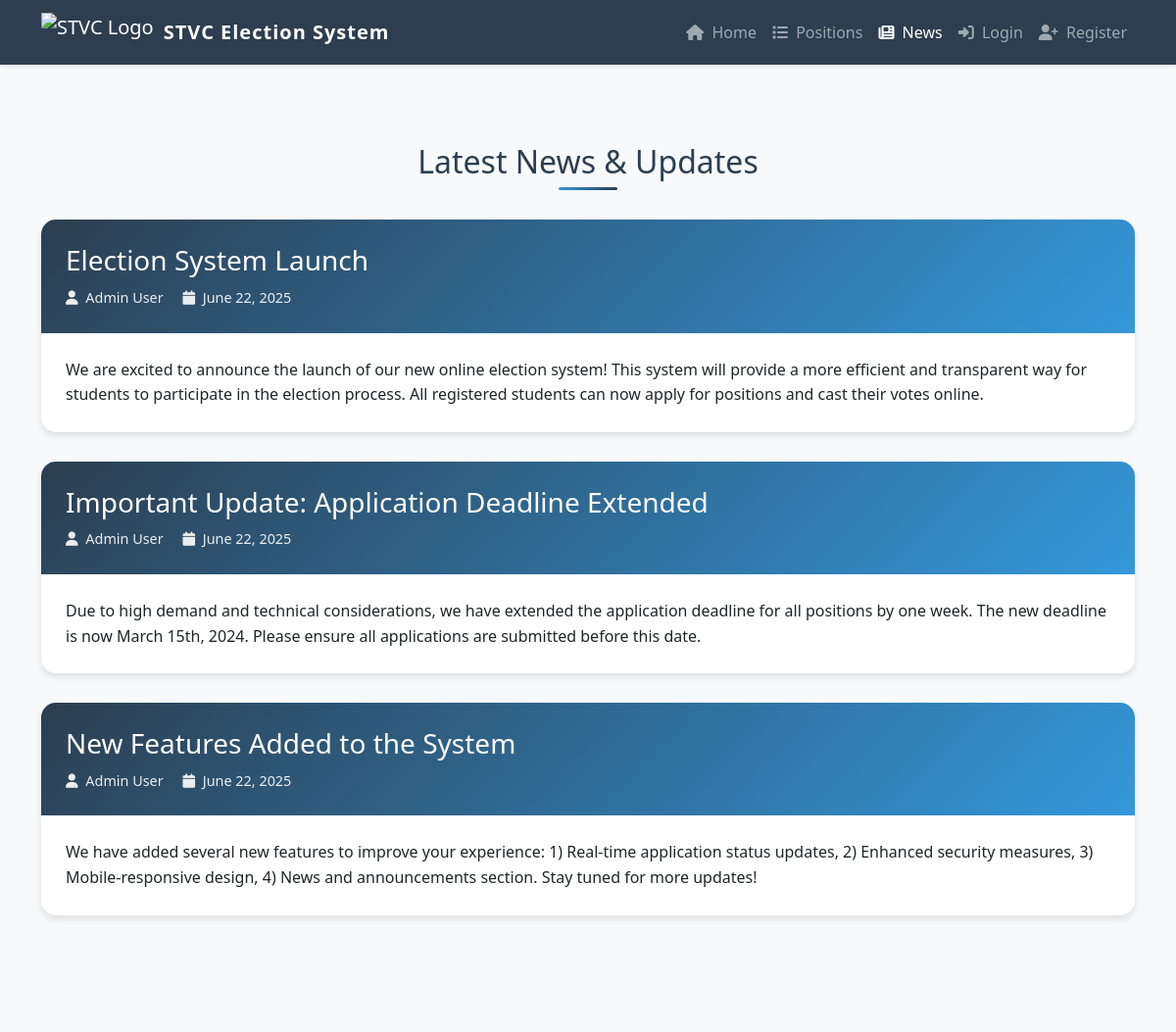
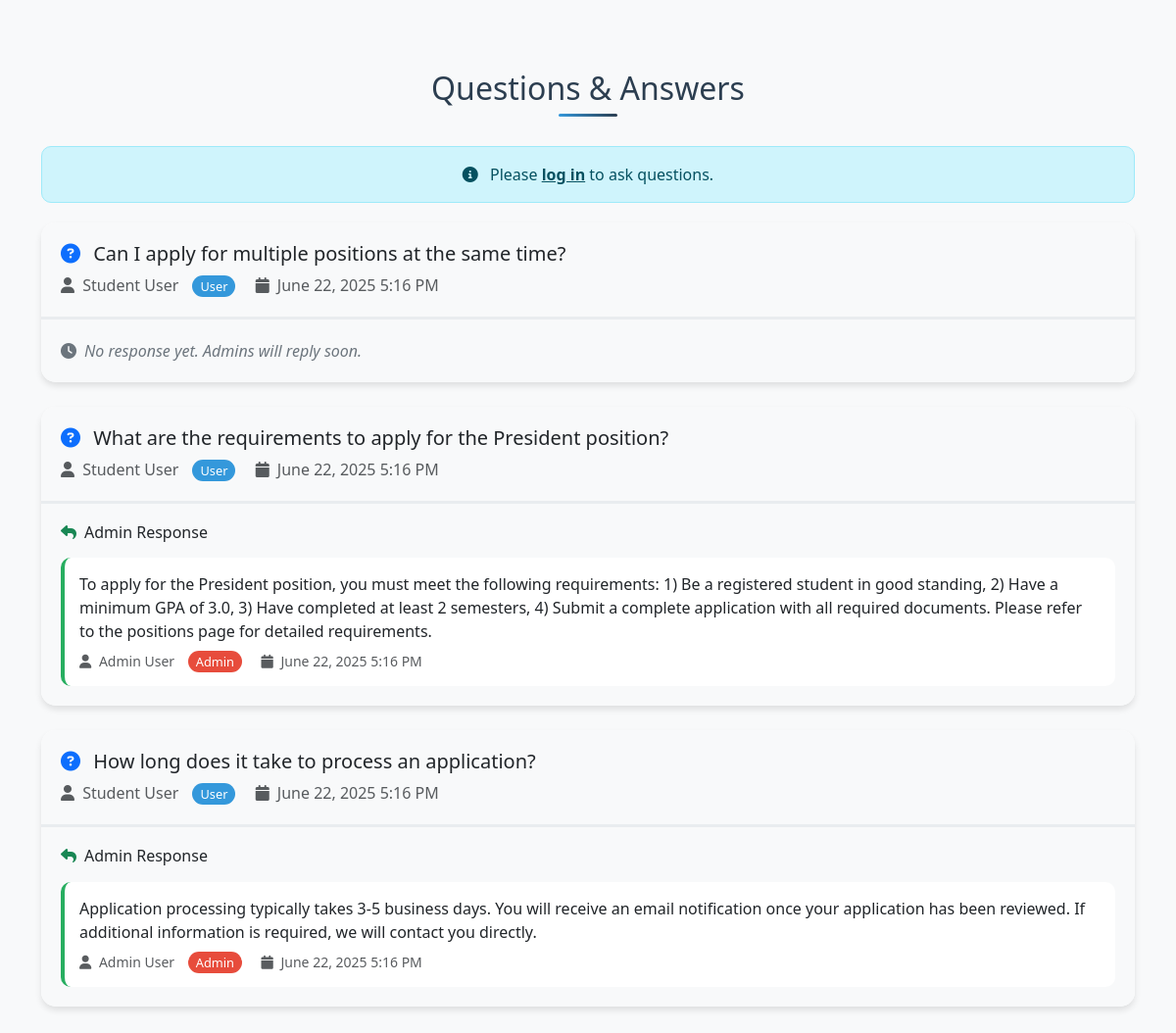
Page /news.php on the committed database (2 pictures, top to bottom).
### tables this page shows
CREATE TABLE IF NOT EXISTS news (
    id INT AUTO_INCREMENT PRIMARY KEY,
    title VARCHAR(255) NOT NULL,
    content TEXT NOT NULL,
    image VARCHAR(255),
    author_id INT NOT NULL DEFAULT 1,
    status ENUM('draft','published','archived') DEFAULT 'draft',
    created_at TIMESTAMP DEFAULT CURRENT_TIMESTAMP,
    updated_at TIMESTAMP DEFAULT CURRENT_TIMESTAMP ON UPDATE CURRENT_TIMESTAMP
);

CREATE TABLE IF NOT EXISTS questions (
    id INT AUTO_INCREMENT PRIMARY KEY,
    user_id INT NOT NULL DEFAULT 1,
    question_text TEXT NOT NULL,
    status ENUM('active','inactive','deleted') DEFAULT 'active',
    created_at TIMESTAMP DEFAULT CURRENT_TIMESTAMP,
    updated_at TIMESTAMP DEFAULT CURRENT_TIMESTAMP ON UPDATE CURRENT_TIMESTAMP
);

CREATE TABLE IF NOT EXISTS answers (
    id INT AUTO_INCREMENT PRIMARY KEY,
    question_id INT NOT NULL,
    author_id INT NOT NULL DEFAULT 1,
    answer_text TEXT NOT NULL,
    answered_at TIMESTAMP DEFAULT CURRENT_TIMESTAMP,
    UNIQUE KEY question_unique (question_id)
);

### news.php (the view, shortened to what this page needs)
<?php
require_once 'config/database.php';
$stmt = $conn->prepare("
    SELECT n.*, 'Admin' as first_name, 'User' as last_name
    FROM news n
    WHERE n.status = 'published'
    ORDER BY n.created_at DESC
");
$stmt->execute();
$news = $stmt->get_result()->fetch_all(MYSQLI_ASSOC);
$stmt = $conn->prepare("
    SELECT q.*, 'Student' as first_name, 'User' as last_name, 'student' as user_type,
           a.id as answer_id, a.answer_text, a.answered_at,
           a.author_id as answer_author_id,
           'Admin' as answer_author_first, 'User' as answer_author_last
    FROM questions q
    LEFT JOIN answers a ON q.id = a.question_id
    ORDER BY q.created_at DESC, a.answered_at ASC
");
$stmt->execute();
$questions = $stmt->get_result()->fetch_all(MYSQLI_ASSOC);
$is_admin = false;
$admin = null;
$profile_pic_path = '';
?>
<!DOCTYPE html>
<html lang="en">
<head>
    <link href="https://cdn.jsdelivr.net/npm/bootstrap@5.3.0/dist/css/bootstrap.min.css" rel="stylesheet">
    <link rel="stylesheet" href="https://cdnjs.cloudflare.com/ajax/libs/font-awesome/6.4.0/css/all.min.css">
</head>
<body>
    <?php if ($is_admin): ?>
    <nav class="navbar navbar-expand-lg navbar-dark sticky-top">
        <div class="container">
            <a class="navbar-brand d-flex align-items-center" href="Admin/admin_dashboard.php">
                <img src="uploads/gallery/STVC logo.jpg" alt="STVC Logo" style="height:40px;width:auto;margin-right:10px;">
                <span class="fw-bold" style="color:white;letter-spacing:1px;">STVC Election System - Admin</span>
            </a>
            <button class="navbar-toggler" type="button" data-bs-toggle="collapse" data-bs-target="#navbarNav">
                <span class="navbar-toggler-icon"></span>
            </button>
            <div class="collapse navbar-collapse" id="navbarNav">
                <ul class="navbar-nav ms-auto">
                    <li class="nav-item">
                        <a class="nav-link" href="Admin/admin_dashboard.php"><i class="fas fa-tachometer-alt me-1"></i> Dashboard</a>
                    </li>
                    <li class="nav-item">
                        <a class="nav-link" href="Admin/manage_applications.php"><i class="fas fa-file-alt me-1"></i> Applications</a>
                    </li>
                    <li class="nav-item">
                        <a class="nav-link" href="Admin/manage_positions.php"><i class="fas fa-list me-1"></i> Positions</a>
                    </li>
                    <li class="nav-item">
                        <a class="nav-link" href="Admin/manage_accounts.php"><i class="fas fa-users me-1"></i> Users</a>
                    </li>
                    <li class="nav-item">
                        <a class="nav-link" href="Admin/reports.php"><i class="fas fa-chart-bar me-1"></i> Reports</a>
                    </li>
                    <li class="nav-item dropdown">
                        <a class="nav-link dropdown-toggle" href="#" id="navbarDropdown" role="button" data-bs-toggle="dropdown">
                            <i class="fas fa-user-shield me-1"></i>
                            <?php echo htmlspecialchars($admin['first_name'] . ' ' . $admin['last_name']); ?>
                        </a>
                        <ul class="dropdown-menu">
                            <li><a class="dropdown-item" href="Admin/profile.php"><i class="fas fa-user me-2"></i>Profile</a></li>
                            <li><a class="dropdown-item" href="Admin/security_breaches.php"><i class="fas fa-shield-alt me-2"></i>Security Breaches</a></li>
                            <li><a class="dropdown-item" href="Admin/settings.php"><i class="fas fa-cog me-2"></i>Settings</a></li>
                            <li><a class="dropdown-item" href="../index.php"><i class="fas fa-home me-2"></i>View Site</a></li>
                            <li><hr class="dropdown-divider"></li>
                            <li><a class="dropdown-item" href="../logout.php"><i class="fas fa-sign-out-alt me-2"></i>Logout</a></li>
                        </ul>
                    </li>
                </ul>
            </div>
        </div>
    </nav>
    <?php else: ?>
    <nav class="navbar navbar-expand-lg navbar-dark sticky-top">
        <div class="container">
            <a class="navbar-brand d-flex align-items-center" href="dashboard.php">
                <img src="uploads/gallery/STVC logo.jpg" alt="STVC Logo" style="height:40px;width:auto;margin-right:10px;">
                <span class="fw-bold" style="color:white;letter-spacing:1px;">STVC Election System</span>
            </a>
            <div class="collapse navbar-collapse" id="navbarNav">
                <ul class="navbar-nav ms-auto">
                    <li class="nav-item">
                        <a class="nav-link" href="index.php"><i class="fas fa-home me-1"></i> Home</a>
                    </li>
                    <li class="nav-item">
                        <a class="nav-link" href="positions.php"><i class="fas fa-list me-1"></i> Positions</a>
                    </li>
                    <li class="nav-item">
                        <a class="nav-link active" href="news.php"><i class="fas fa-newspaper me-1"></i> News</a>
                    </li>
                    <?php if (isset($_SESSION['student_db_id'])): ?>
                        <li class="nav-item">
                            <a class="nav-link" href="application.php"><i class="fas fa-edit me-1"></i> Apply</a>
                        </li>
                        <li class="nav-item">
                            <a class="nav-link" href="dashboard.php"><i class="fas fa-tachometer-alt me-1"></i> Dashboard</a>
                        </li>
                        <li class="nav-item dropdown">
                            <a class="nav-link dropdown-toggle user-dropdown" href="#" id="navbarDropdown" role="button" data-bs-toggle="dropdown">
                                <div class="user-avatar" style="padding:0;overflow:hidden;width:36px;height:36px;display:inline-block;vertical-align:middle;">
                                    <img src="<?php echo $profile_pic_path; ?>" alt="Profile" style="width:100%;height:100%;object-fit:cover;border-radius:50%;">
                                </div>
                                <?php echo htmlspecialchars($user['first_name']); ?>
                            </a>
                            <ul class="dropdown-menu dropdown-menu-end">
                                <li><a class="dropdown-item" href="profile.php"><i class="fas fa-user me-2"></i>Profile</a></li>
                                <li><a class="dropdown-item" href="application.php"><i class="fas fa-edit me-2"></i>Apply for Position</a></li>
                                <li><a class="dropdown-item" href="positions.php"><i class="fas fa-list me-2"></i>View Positions</a></li>
                                <li><a class="dropdown-item" href="news.php"><i class="fas fa-newspaper me-2"></i>News & Q&A</a></li>
                                <li><hr class="dropdown-divider"></li>
                                <li><a class="dropdown-item" href="logout.php"><i class="fas fa-sign-out-alt me-2"></i>Logout</a></li>
                            </ul>
                        </li>
                    <?php else: ?>
                        <li class="nav-item">
                            <a class="nav-link" href="login.php"><i class="fas fa-sign-in-alt me-1"></i> Login</a>
                        </li>
                        <li class="nav-item">
                            <a class="nav-link" href="register.php"><i class="fas fa-user-plus me-1"></i> Register</a>
                        </li>
                    <?php endif; ?>
                </ul>
            </div>
        </div>
    </nav>
    <?php endif; ?>
    <section class="news-section">
        <div class="container">
            <h2 class="section-title">Latest News & Updates</h2>
            <?php if (empty($news)): ?>
                <div class="text-center">
                    <i class="fas fa-newspaper fa-3x text-muted mb-3"></i>
                    <h4 class="text-muted">No news available at the moment</h4>
                    <p class="text-muted">Check back later for updates!</p>
                </div>
            <?php else: ?>
                <?php foreach ($news as $article): ?>
                    <div class="news-card">
                        <div class="news-header">
                            <h3><?php echo htmlspecialchars($article['title']); ?></h3>
                            <div class="news-meta">
                                <i class="fas fa-user me-1"></i>
                                <?php echo htmlspecialchars($article['first_name'] . ' ' . $article['last_name']); ?>
                                <i class="fas fa-calendar ms-3 me-1"></i>
                                <?php echo date('F j, Y', strtotime($article['created_at'])); ?>
                            </div>
                        </div>
                        <div class="news-content">
                            <div class="content-text">
                                <?php echo nl2br(htmlspecialchars($article['content'])); ?>
                            </div>
                        </div>
                    </div>
                <?php endforeach; ?>
            <?php endif; ?>
        </div>
    </section>
    <section class="qa-section">
        <div class="container">
            <h2 class="section-title">Questions & Answers</h2>
            <?php if (isset($_SESSION['user_id'])): ?>
                <div class="question-form">
                    <h4 class="mb-4"><i class="fas fa-question-circle me-2"></i>Ask a Question</h4>
                    <form action="process_question.php" method="POST">
                        <div class="mb-3">
                            <label for="question" class="form-label">Your Question</label>
                            <textarea class="form-control" id="question" name="question" rows="4"
                                      placeholder="Type your question here..." required></textarea>
                        </div>
                        <button type="submit" class="btn btn-primary">
                            <i class="fas fa-paper-plane me-2"></i>Submit Question
                        </button>
                    </form>
                </div>
            <?php else: ?>
                <div class="alert alert-info text-center">
                    <i class="fas fa-info-circle me-2"></i>
                    Please <a href="login.php" class="alert-link">log in</a> to ask questions.
                </div>
            <?php endif; ?>
            <div class="questions-list">
                <?php if (empty($questions)): ?>
                    <div class="text-center">
                        <i class="fas fa-comments fa-3x text-muted mb-3"></i>
                        <h4 class="text-muted">No questions yet</h4>
                        <p class="text-muted">Be the first to ask a question!</p>
                    </div>
                <?php else: ?>
                    <?php
                    $currentQuestionId = null;
                    foreach ($questions as $item):
                        if ($currentQuestionId !== $item['id']):
                            $currentQuestionId = $item['id'];
                    ?>
                        <div class="qa-card">
                            <div class="question-header">
                                <div class="d-flex justify-content-between align-items-start">
                                    <div>
                                        <h5 class="mb-2">
                                            <i class="fas fa-question-circle me-2 text-primary"></i>
                                            <?php echo htmlspecialchars($item['question_text']); ?>
                                        </h5>
                                        <div class="text-muted">
                                            <i class="fas fa-user me-1"></i>
                                            <?php echo htmlspecialchars($item['first_name'] . ' ' . $item['last_name']); ?>
                                            <?php if ($item['user_type'] === 'admin'): ?>
                                                <span class="admin-badge">Admin</span>
                                            <?php else: ?>
                                                <span class="user-badge">User</span>
                                            <?php endif; ?>
                                            <i class="fas fa-calendar ms-3 me-1"></i>
                                            <?php echo date('F j, Y g:i A', strtotime($item['created_at'])); ?>
                                        </div>
                                    </div>
                                </div>
                            </div>
                            <?php
                            $hasAnswer = false;
                            foreach ($questions as $answerItem) {
                                if ($answerItem['id'] === $item['id'] && $answerItem['answer_id']) {
                                    $hasAnswer = true;
                                    break;
                                }
                            }
                            ?>
                            <?php if ($hasAnswer): ?>
                                <div class="answer-section">
                                    <h6 class="mb-3"><i class="fas fa-reply me-2 text-success"></i>Admin Response</h6>
                                    <?php foreach ($questions as $answerItem): ?>
                                        <?php if ($answerItem['id'] === $item['id'] && $answerItem['answer_id']): ?>
                                            <div class="answer-content">
                                                <p class="mb-2"><?php echo nl2br(htmlspecialchars($answerItem['answer_text'])); ?></p>
                                                <div class="text-muted small">
                                                    <i class="fas fa-user me-1"></i>
                                                    <?php echo htmlspecialchars($answerItem['answer_author_first'] . ' ' . $answerItem['answer_author_last']); ?>
                                                    <span class="admin-badge">Admin</span>
                                                    <i class="fas fa-calendar ms-3 me-1"></i>
                                                    <?php echo date('F j, Y g:i A', strtotime($answerItem['answered_at'])); ?>
                                                </div>
                                            </div>
                                        <?php endif; ?>
                                    <?php endforeach; ?>
                                </div>
                            <?php else: ?>
                                <div class="answer-section">
                                    <div class="no-answer">
                                        <i class="fas fa-clock me-2"></i>No response yet. Admins will reply soon.
                                    </div>
                                </div>
                            <?php endif; ?>
                        </div>
                    <?php endif; ?>
                    <?php endforeach; ?>
                <?php endif; ?>
            </div>
        </div>
    </section>
</body>
</html>

### rows in the picture
news: title "Election System Launch", last_name "Admin User", created_at "June 22, 2025", content "We are excited to announce the launch of our new online election system! This system will provide a more efficient and transparent way for students to participate in the election process. All registered students can now apply for positions and cast their votes online."
news: title "Important Update: Application Deadline Extended", last_name "Admin User", created_at "June 22, 2025", content "Due to high demand and technical considerations, we have extended the application deadline for all positions by one week. The new deadline is now March 15th, 2024. Please ensure all applications are submitted before this date."
news: title "New Features Added to the System", last_name "Admin User", created_at "June 22, 2025", content "We have added several new features to improve your experience: 1) Real-time application status updates, 2) Enhanced security measures, 3) Mobile-responsive design, 4) News and announcements section. Stay tuned for more updates!"
questions: question_text "Can I apply for multiple positions at the same time?", last_name "Student User", created_at "June 22, 2025 5:16 PM", shows "No response yet. Admins will reply soon."
answers: question.question_text "What are the requirements to apply for the President position?", last_name "Student User", question.created_at "June 22, 2025 5:16 PM", answer_text "To apply for the President position, you must meet the following requirements: 1) Be a registered student in good standing, 2) Have a minimum GPA of 3.0, 3) Have completed at least 2 semesters, 4) Submit a complete application with all required documents. Please refer to the positions page for detailed requirements.", answer_author_last "Admin User", answered_at "June 22, 2025 5:16 PM"
answers: question.question_text "How long does it take to process an application?", last_name "Student User", question.created_at "June 22, 2025 5:16 PM", answer_text "Application processing typically takes 3-5 business days. You will receive an email notification once your application has been reviewed. If additional information is required, we will contact you directly.", answer_author_last "Admin User", answered_at "June 22, 2025 5:16 PM"
